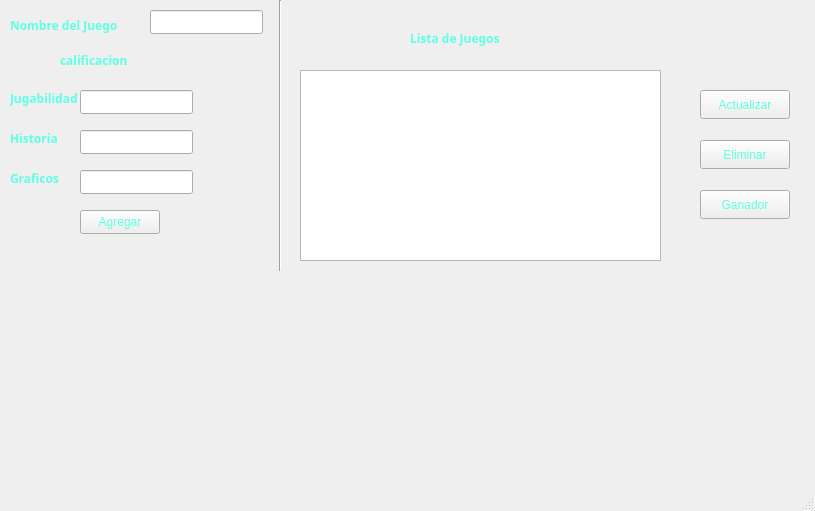
<?xml version="1.0" encoding="UTF-8"?>
<ui version="4.0">
 <class>MainWindow</class>
 <widget class="QMainWindow" name="MainWindow">
  <property name="geometry">
   <rect>
    <x>0</x>
    <y>0</y>
    <width>815</width>
    <height>511</height>
   </rect>
  </property>
  <property name="windowTitle">
   <string>SISTEMA GOTY</string>
  </property>
  <property name="styleSheet">
   <string notr="true">color: qlineargradient(spread:pad, x1:0, y1:0, x2:1, y2:0, stop:0 rgba(0, 0, 0, 255), stop:1 rgba(255, 255, 255, 255));
color: rgb(94, 255, 228);</string>
  </property>
  <widget class="QWidget" name="centralwidget">
   <widget class="QLabel" name="label">
    <property name="geometry">
     <rect>
      <x>10</x>
      <y>10</y>
      <width>171</width>
      <height>31</height>
     </rect>
    </property>
    <property name="font">
     <font>
      <family>Arial Rounded MT</family>
      <bold>true</bold>
     </font>
    </property>
    <property name="layoutDirection">
     <enum>Qt::LayoutDirection::RightToLeft</enum>
    </property>
    <property name="text">
     <string>Nombre del Juego</string>
    </property>
   </widget>
   <widget class="QLineEdit" name="nombreAgregar">
    <property name="geometry">
     <rect>
      <x>150</x>
      <y>10</y>
      <width>113</width>
      <height>24</height>
     </rect>
    </property>
   </widget>
   <widget class="QLabel" name="label_2">
    <property name="geometry">
     <rect>
      <x>60</x>
      <y>50</y>
      <width>121</width>
      <height>21</height>
     </rect>
    </property>
    <property name="font">
     <font>
      <family>Arial Rounded MT</family>
      <bold>true</bold>
     </font>
    </property>
    <property name="text">
     <string>calificacion</string>
    </property>
   </widget>
   <widget class="QLabel" name="label_3">
    <property name="geometry">
     <rect>
      <x>10</x>
      <y>90</y>
      <width>81</width>
      <height>16</height>
     </rect>
    </property>
    <property name="font">
     <font>
      <family>Arial Rounded MT</family>
      <bold>true</bold>
     </font>
    </property>
    <property name="cursor">
     <cursorShape>WaitCursor</cursorShape>
    </property>
    <property name="text">
     <string>Jugabilidad</string>
    </property>
   </widget>
   <widget class="QLabel" name="label_4">
    <property name="geometry">
     <rect>
      <x>10</x>
      <y>130</y>
      <width>49</width>
      <height>16</height>
     </rect>
    </property>
    <property name="font">
     <font>
      <family>Arial Rounded MT</family>
      <bold>true</bold>
     </font>
    </property>
    <property name="text">
     <string>Historia</string>
    </property>
   </widget>
   <widget class="QLabel" name="label_5">
    <property name="geometry">
     <rect>
      <x>10</x>
      <y>170</y>
      <width>49</width>
      <height>16</height>
     </rect>
    </property>
    <property name="font">
     <font>
      <family>Arial Rounded MT</family>
      <bold>true</bold>
      <strikeout>false</strikeout>
     </font>
    </property>
    <property name="text">
     <string>Graficos</string>
    </property>
   </widget>
   <widget class="QLineEdit" name="jugabilidadAgregar">
    <property name="geometry">
     <rect>
      <x>80</x>
      <y>90</y>
      <width>113</width>
      <height>24</height>
     </rect>
    </property>
   </widget>
   <widget class="QLineEdit" name="historiaAgregar">
    <property name="geometry">
     <rect>
      <x>80</x>
      <y>130</y>
      <width>113</width>
      <height>24</height>
     </rect>
    </property>
   </widget>
   <widget class="QLineEdit" name="graficosAgregar">
    <property name="geometry">
     <rect>
      <x>80</x>
      <y>170</y>
      <width>113</width>
      <height>24</height>
     </rect>
    </property>
   </widget>
   <widget class="Line" name="line">
    <property name="geometry">
     <rect>
      <x>270</x>
      <y>0</y>
      <width>21</width>
      <height>271</height>
     </rect>
    </property>
    <property name="orientation">
     <enum>Qt::Orientation::Vertical</enum>
    </property>
   </widget>
   <widget class="QPushButton" name="AgregarButton">
    <property name="geometry">
     <rect>
      <x>80</x>
      <y>210</y>
      <width>80</width>
      <height>24</height>
     </rect>
    </property>
    <property name="text">
     <string>Agregar</string>
    </property>
   </widget>
   <widget class="QLabel" name="label_7">
    <property name="geometry">
     <rect>
      <x>310</x>
      <y>290</y>
      <width>121</width>
      <height>16</height>
     </rect>
    </property>
    <property name="font">
     <font>
      <family>Arial Rounded MT</family>
      <bold>true</bold>
     </font>
    </property>
    <property name="text">
     <string/>
    </property>
   </widget>
   <widget class="QTableWidget" name="mostarLista">
    <property name="geometry">
     <rect>
      <x>300</x>
      <y>70</y>
      <width>361</width>
      <height>191</height>
     </rect>
    </property>
   </widget>
   <widget class="QPushButton" name="actualizar">
    <property name="geometry">
     <rect>
      <x>700</x>
      <y>90</y>
      <width>90</width>
      <height>29</height>
     </rect>
    </property>
    <property name="text">
     <string>Actualizar</string>
    </property>
   </widget>
   <widget class="QPushButton" name="eliminar">
    <property name="geometry">
     <rect>
      <x>700</x>
      <y>140</y>
      <width>90</width>
      <height>29</height>
     </rect>
    </property>
    <property name="text">
     <string>Eliminar</string>
    </property>
   </widget>
   <widget class="QPushButton" name="ganador">
    <property name="geometry">
     <rect>
      <x>700</x>
      <y>190</y>
      <width>90</width>
      <height>29</height>
     </rect>
    </property>
    <property name="text">
     <string>Ganador</string>
    </property>
   </widget>
   <widget class="QLabel" name="label_8">
    <property name="geometry">
     <rect>
      <x>410</x>
      <y>30</y>
      <width>121</width>
      <height>16</height>
     </rect>
    </property>
    <property name="font">
     <font>
      <family>Arial Rounded MT</family>
      <bold>true</bold>
     </font>
    </property>
    <property name="text">
     <string>Lista de Juegos </string>
    </property>
   </widget>
  </widget>
  <widget class="QMenuBar" name="menubar">
   <property name="geometry">
    <rect>
     <x>0</x>
     <y>0</y>
     <width>815</width>
     <height>25</height>
    </rect>
   </property>
  </widget>
  <widget class="QStatusBar" name="statusbar"/>
 </widget>
 <resources/>
 <connections/>
</ui>
